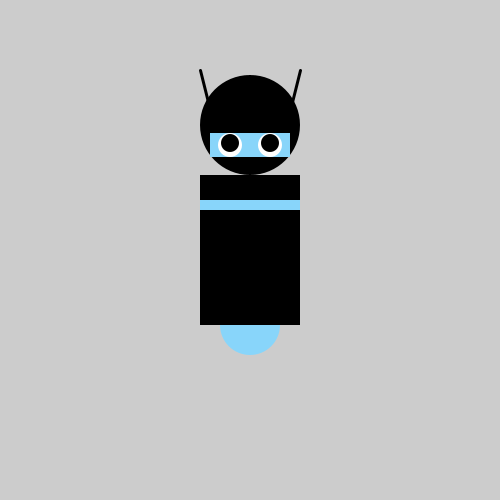
Frame 1 (no input)
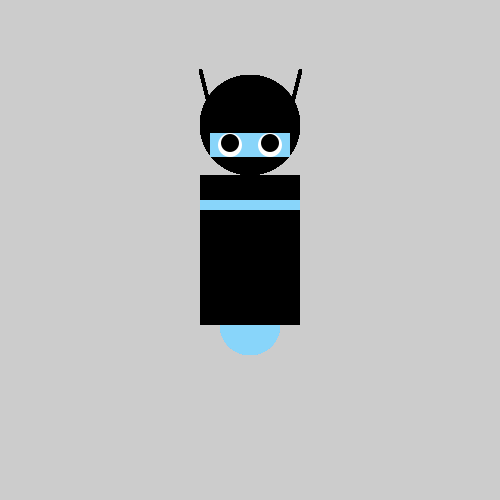
Frame 60 (the mouse pressed at the canvas centre just before this capture)
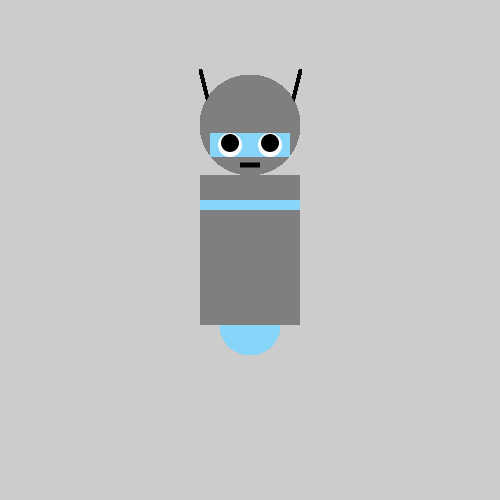
Frame 120 (the mouse held since frame 60 and released just before this capture)

The Processing sketch that drew these frames (run headless with seeded random() and noise(); from frame 60 on, the mouse is pressed at the canvas centre):

// Processing sketch: processing_55673
// ── processing_55673.pde

void setup(){
  
  size(500, 500); 
smooth(); 
noStroke();
background(204); 
ellipseMode(RADIUS);
rectMode(CENTER);
}

void draw(){

//Variables
int xCoord = width/2;
int yCoord = height/2;
int bodyHeight = 150;
int bodyWidth = 100;

//Antennae 
stroke(0);
strokeWeight(3);
smooth();
strokeCap(ROUND);
line(210,110, 200, 70); //left antennae
line(290,110, 300, 70); // right antenna
noStroke();

//Head
smooth(); 
fill((255*mouseY/500));
ellipse(xCoord, yCoord-bodyHeight+25, bodyWidth/2, bodyWidth/2); 
fill(#88D5FA); //colour light blue
rect(xCoord, yCoord-bodyHeight+45, bodyWidth-20, 24); //mask

//orb
smooth(); 
fill(#88D5FA);
ellipse(xCoord, yCoord+bodyHeight/2, 30, 30); 

//Body
fill((255*mouseX/500));
noStroke(); //Disable stroke
rect(xCoord, yCoord, 100, 150); 
fill(#88D5FA);
rect(xCoord, yCoord-bodyHeight+105, 100, 10); //chest strap


//Face
//Eyes
fill(255); // Set fill to White
ellipse(xCoord-20, yCoord-bodyHeight+45, 12, 12); //left eye
ellipse(xCoord+20, yCoord-bodyHeight+45, 12, 12); //right eye 

fill(0); //Set fill to Black
ellipse(xCoord-20, yCoord-bodyHeight+43, 9, 9); //left eye
ellipse(xCoord+20, yCoord-bodyHeight+43, 9, 9); //right eye 

fill(0); //fill to grey
smooth();
rect(xCoord, yCoord-bodyHeight+65, 20, 5); //mouth


}
